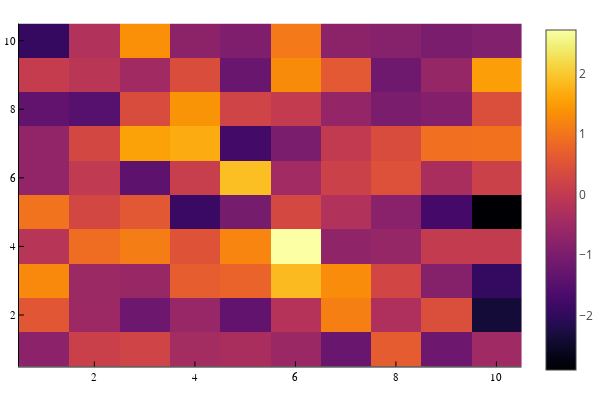

The notebook cell this image was saved under:
### Markdown cell above
You can experiment with different types of plots. Click [here](https://docs.juliaplots.org/) for official documentation.

### Code cell
heatmap(randn(10,10))

### Figure 1 — Plotly figure (JSON) as saved in the notebook; plotly's stock layout.template omitted (floating-point values rounded to 4 significant figures; data arrays with more than 128 entries replaced by an {"elided": "..."} marker saying what was removed)
{"data": [{"colorbar": {"title": ""}, "colorscale": {"elided": "256x2 mixed values"}, "hoverinfo": "none", "name": "y1", "showlegend": false, "showscale": true, "type": "heatmap", "x": [0.5, 1.5, 2.5, 3.5, 4.5, 5.5, 6.5, 7.5, 8.5, 9.5, 10.5], "xaxis": "x1", "y": [0.5, 1.5, 2.5, 3.5, 4.5, 5.5, 6.5, 7.5, 8.5, 9.5, 10.5], "yaxis": "y1", "z": [[-0.7757, 0.1506, 0.2395, -0.4369, -0.3435, -0.5581, -1.257, 0.648, -1.181, -0.4856], [0.5588, -0.5242, -1.182, -0.599, -1.362, -0.1811, 1.145, -0.2706, 0.4218, -2.367], [1.265, -0.5367, -0.5946, 0.6731, 0.7673, 1.853, 1.308, 0.2653, -0.8454, -1.965], [-0.1479, 0.9024, 1.116, 0.505, 1.224, 2.723, -0.7217, -0.6176, 0.02537, 0.03164], [0.9821, 0.2864, 0.5932, -1.896, -1.059, 0.3135, -0.2366, -0.7905, -1.741, -2.902], [-0.687, -0.004018, -1.408, 0.09214, 1.885, -0.4628, 0.1695, 0.4752, -0.3536, 0.1575], [-0.6862, 0.2881, 1.567, 1.681, -1.77, -1.008, 0.006725, 0.387, 0.9299, 0.9529], [-1.348, -1.501, 0.3939, 1.401, 0.2359, 0.04178, -0.6425, -1.005, -0.8641, 0.4344], [0.04772, -0.1051, -0.4652, 0.4124, -1.253, 1.286, 0.6049, -1.173, -0.6188, 1.522], [-1.942, -0.2342, 1.353, -0.7587, -0.9359, 1.062, -0.7628, -0.8367, -1.008, -0.9009]], "zmax": 2.723, "zmin": -2.902}], "layout": {"annotations": [], "height": 400, "legend": {"bgcolor": "rgba(255, 255, 255, 1.000)", "bordercolor": "rgba(0, 0, 0, 1.000)", "borderwidth": 1, "font": {"color": "rgba(0, 0, 0, 1.000)", "family": "sans-serif", "size": 11}, "tracegroupgap": 0, "traceorder": "normal", "x": 1, "xanchor": "auto", "y": 1, "yanchor": "auto"}, "margin": {"b": 20, "l": 0, "r": 0, "t": 20}, "paper_bgcolor": "rgba(255, 255, 255, 1.000)", "plot_bgcolor": "rgba(255, 255, 255, 1.000)", "showlegend": true, "width": 600, "xaxis": {"anchor": "y1", "domain": [0.03619, 0.9934], "gridcolor": "rgba(0, 0, 0, 0.100)", "gridwidth": 0.5, "linecolor": "rgba(0, 0, 0, 1.000)", "mirror": false, "range": [0.5, 10.5], "showgrid": true, "showline": true, "showticklabels": true, "tickangle": 0, "tickcolor": "rgb(0, 0, 0)", "tickfont": {"color": "rgba(0, 0, 0, 1.000)", "family": "sans-serif", "size": 11}, "tickmode": "array", "ticks": "inside", "ticktext": ["2", "4", "6", "8", "10"], "tickvals": [2, 4, 6, 8, 10], "title": "", "titlefont": {"color": "rgba(0, 0, 0, 1.000)", "family": "sans-serif", "size": 15}, "type": "-", "visible": true, "zeroline": false, "zerolinecolor": "rgba(0, 0, 0, 1.000)"}, "yaxis": {"anchor": "x1", "domain": [0.03762, 0.9902], "gridcolor": "rgba(0, 0, 0, 0.100)", "gridwidth": 0.5, "linecolor": "rgba(0, 0, 0, 1.000)", "mirror": false, "range": [0.5, 10.5], "showgrid": true, "showline": true, "showticklabels": true, "tickangle": 0, "tickcolor": "rgb(0, 0, 0)", "tickfont": {"color": "rgba(0, 0, 0, 1.000)", "family": "sans-serif", "size": 11}, "tickmode": "array", "ticks": "inside", "ticktext": ["2", "4", "6", "8", "10"], "tickvals": [2, 4, 6, 8, 10], "title": "", "titlefont": {"color": "rgba(0, 0, 0, 1.000)", "family": "sans-serif", "size": 15}, "type": "-", "visible": true, "zeroline": false, "zerolinecolor": "rgba(0, 0, 0, 1.000)"}}}
